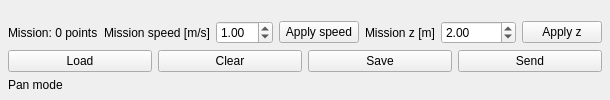
<?xml version='1.0' encoding='UTF-8'?>
<ui version="4.0">
 <class>MissionPlannerWidget</class>
 <widget class="QWidget" name="MissionPlannerWidget">
  <layout class="QVBoxLayout" name="mission_planner_layout">
   <property name="leftMargin">
    <number>0</number>
   </property>
   <property name="topMargin">
    <number>0</number>
   </property>
   <property name="rightMargin">
    <number>0</number>
   </property>
   <property name="bottomMargin">
    <number>0</number>
   </property>
   <item>
    <widget class="QFrame" name="map_frame">
     <property name="frameShape">
      <enum>QFrame::NoFrame</enum>
     </property>
     <layout class="QVBoxLayout" name="map_layout">
      <property name="leftMargin">
       <number>0</number>
      </property>
      <property name="topMargin">
       <number>0</number>
      </property>
      <property name="rightMargin">
       <number>0</number>
      </property>
      <property name="bottomMargin">
       <number>0</number>
      </property>
     </layout>
    </widget>
   </item>
   <item>
    <widget class="QFrame" name="mission_controls_frame">
     <property name="frameShape">
      <enum>QFrame::NoFrame</enum>
     </property>
     <layout class="QGridLayout" name="mission_controls_layout">
      <property name="leftMargin">
       <number>8</number>
      </property>
      <property name="topMargin">
       <number>8</number>
      </property>
      <property name="rightMargin">
       <number>8</number>
      </property>
      <property name="bottomMargin">
       <number>8</number>
      </property>
      <item row="0" column="0">
       <widget class="QLabel" name="mission_summary_label">
        <property name="text">
         <string>Mission: 0 points</string>
        </property>
       </widget>
      </item>
      <item row="0" column="1">
       <widget class="QLabel" name="speed_label">
        <property name="text">
         <string>Mission speed [m/s]</string>
        </property>
       </widget>
      </item>
      <item row="0" column="2">
       <widget class="QDoubleSpinBox" name="speed_spin_box">
        <property name="decimals">
         <number>2</number>
        </property>
        <property name="minimum">
         <double>0.000000000000000</double>
        </property>
        <property name="maximum">
         <double>50.000000000000000</double>
        </property>
        <property name="singleStep">
         <double>0.100000000000000</double>
        </property>
        <property name="value">
         <double>1.000000000000000</double>
        </property>
       </widget>
      </item>
      <item row="0" column="3">
       <widget class="QPushButton" name="apply_speed_button">
        <property name="text">
         <string>Apply speed</string>
        </property>
       </widget>
      </item>
      <item row="0" column="4">
       <widget class="QLabel" name="height_label">
        <property name="text">
         <string>Mission z [m]</string>
        </property>
       </widget>
      </item>
      <item row="0" column="5">
       <widget class="QDoubleSpinBox" name="height_spin_box">
        <property name="decimals">
         <number>2</number>
        </property>
        <property name="minimum">
         <double>-1000.000000000000000</double>
        </property>
        <property name="maximum">
         <double>1000.000000000000000</double>
        </property>
        <property name="singleStep">
         <double>0.500000000000000</double>
        </property>
        <property name="value">
         <double>2.000000000000000</double>
        </property>
       </widget>
      </item>
      <item row="0" column="6">
       <widget class="QPushButton" name="apply_height_button">
        <property name="text">
         <string>Apply z</string>
        </property>
       </widget>
      </item>
      <item row="1" column="0" colspan="7">
       <layout class="QHBoxLayout" name="buttons_layout">
        <item>
         <widget class="QPushButton" name="load_mission_button">
          <property name="text">
           <string>Load</string>
          </property>
         </widget>
        </item>
        <item>
         <widget class="QPushButton" name="clear_mission_button">
          <property name="text">
           <string>Clear</string>
          </property>
         </widget>
        </item>
        <item>
         <widget class="QPushButton" name="save_mission_button">
          <property name="text">
           <string>Save</string>
          </property>
         </widget>
        </item>
        <item>
         <widget class="QPushButton" name="send_mission_button">
          <property name="text">
           <string>Send</string>
          </property>
         </widget>
        </item>
       </layout>
      </item>
      <item row="2" column="0" colspan="7">
       <layout class="QHBoxLayout" name="map_status_layout">
        <property name="spacing">
         <number>8</number>
        </property>
        <item>
         <widget class="QLabel" name="planning_status_label">
          <property name="alignment">
           <set>Qt::AlignLeft|Qt::AlignVCenter</set>
          </property>
          <property name="text">
           <string>Pan mode</string>
          </property>
         </widget>
        </item>
       </layout>
      </item>
     </layout>
    </widget>
   </item>
  </layout>
 </widget>
 <resources/>
 <connections/>
</ui>
